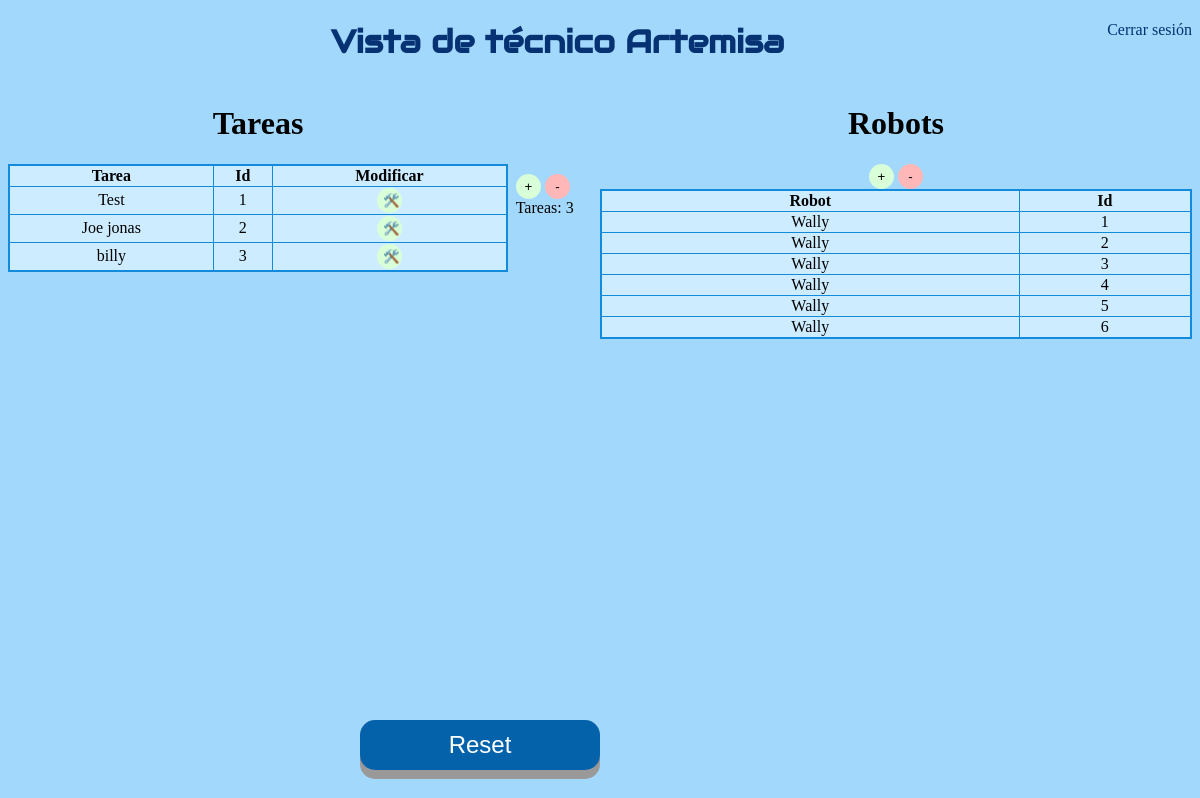
The page /Interfaz_tecnico.html on the database its author committed.
### app.py (models this page shows)
class Todo(db.Model):
    id = db.Column(db.Integer, primary_key=True)
    content = db.Column(db.String(200), nullable=False)
    completed = db.Column(db.Integer, default=0)
    priority = db.Column(db.Integer, default=0)         # Nueva tabla
    descripcion = db.Column(db.String(200))             # Descripcion
    atributos = db.Column(db.String(800))               # Atributos

class Robo(db.Model):
    id = db.Column(db.Integer, primary_key=True)
    nombre = db.Column(db.String(200), nullable=False)

### app.py (the view)
@app.route('/Interfaz_tecnico.html', methods=['POST','GET'])     # Redireccion a Tecnico
def tecnico():
    tasks = Todo.query.order_by(Todo.id).all() # Este método nos devuelve todos los elementos de la tabla de la base de datos
    rob = Robo.query.order_by(Robo.id).all()
    return render_template('Interfaz_tecnico.html', tasks=tasks, rob=rob) # Presentar las tareas

### templates/Interfaz_tecnico.html (shortened to what this page needs)
{% extends 'base.html' %}
{% block head %}
</head>
{% endblock %}
{% block body %}
<a style="float:right" href="index.html">Cerrar sesión</a>
<center>
  <h1 class="principal"> Vista de técnico Artemisa</h1>
</center>
<div class="inline-div-izquierda">
  <h1 class="Copper">Tareas</h1>
  <center>
    <table>
      <tr>
          <th> Tarea</th>
          <th> Id </th>
          <th> Modificar </th>
      </tr>
      {% for task in tasks %}
        {% if task.id!=0 %}
          <tr>
            <td> {{ task.content }}</td>
            <td> {{ task.id }} </td>
            <td> <button type="button" class="button3" onClick="window.location.href='/update/{{ task.id }}';">🛠️</button> </td>
          </tr>
        {% endif %}
      {% endfor %}
      </table>
  </center>
</div>
<div class="inline-div-izquierda2">
  <br> <br> <br> <br> <br>
  <button type="button" class="button3" onClick="window.location.href='/new_update/{{ tasks[-1].id }}';">+</button>
  <button type="button" class="button4" onClick="window.location.href='/delete';">-</button>
 <br> &nbsp;
  Tareas:
  <a id="clicks">{{ tasks[-1].id }}</a> <br>
</div>
<center>
  <div class="inline-div-derecha">
    <h1 class="Copper"> Robots</h1>
    <button type="button" class="button3" onClick="window.location.href='/nuevo_robot';">+</button>
    <button type="button" class="button4" onClick="window.location.href='/delete_robot';">-</button>
    <br>
    <table>
      <tr>
          <th> Robot</th>
          <th> Id </th>
      </tr>
      {% for robot in rob %}
          <tr>
            <td> {{ robot.nombre }}</td>
            <td> {{ robot.id }} </td>
          </tr>
      {% endfor %}
      </table>
  </div>
  <br>
  <br>
</center>
<br> <br> <br> <br> <br> <br> <br> <br> <br> <br> <br> <br> <br> <br> <br> <br> <br> <br> <br> <br> <br>
<center>
  <button id="boton2" class="button2" onclick="window.location.href='/reset';">Reset</button>
</center>
  {% endblock %}

### static/css/main.css (style rules this page uses)
a:link { text-decoration: none; color: rgb(6, 50, 115); }
body { background-color: #a1d8fb; }
h1.Copper { font-family: Copperplate, Papyrus, fantasy; text-align: center }
h1.principal { font-family: "Audiowide", sans-serif; color: rgb(6, 50, 115); }
.button2 { width: 20%; height: 50px; font-size: 24px; text-align: center; position: absolute; bottom: 30px; right: 600px; cursor: pointer; outline: none; color: #fff; background-color: #0462aa; border: none; border-radius: 15px; box-shadow: 0 9px #999; }
.button3 { width: 25px; height: 25px; border: none; border-radius: 15px; background-color: #d8ffd8; }
.button4 { width: 25px; height: 25px; border: none; border-radius: 15px; background-color: #ffb7b7; }
.inline-div-derecha { width: 50%; float: right; }
.inline-div-izquierda { width: 500px; float: left; }
.inline-div-izquierda2 { width: 72px; float: left; }
table { border: 2px solid rgb(18, 139, 219); border-collapse: collapse; width: 100%; text-align: center; background-color: #ceecff; }
th, td { border: 1px solid rgb(18, 139, 219); }

### rows shown on the page
Todo: content "Test", id "1"
Todo: content "Joe jonas", id "2"
Todo: content "billy", id "3"
Robo: nombre "Wally", id "1"
Robo: nombre "Wally", id "2"
Robo: nombre "Wally", id "3"
Robo: nombre "Wally", id "4"
Robo: nombre "Wally", id "5"
Robo: nombre "Wally", id "6"
